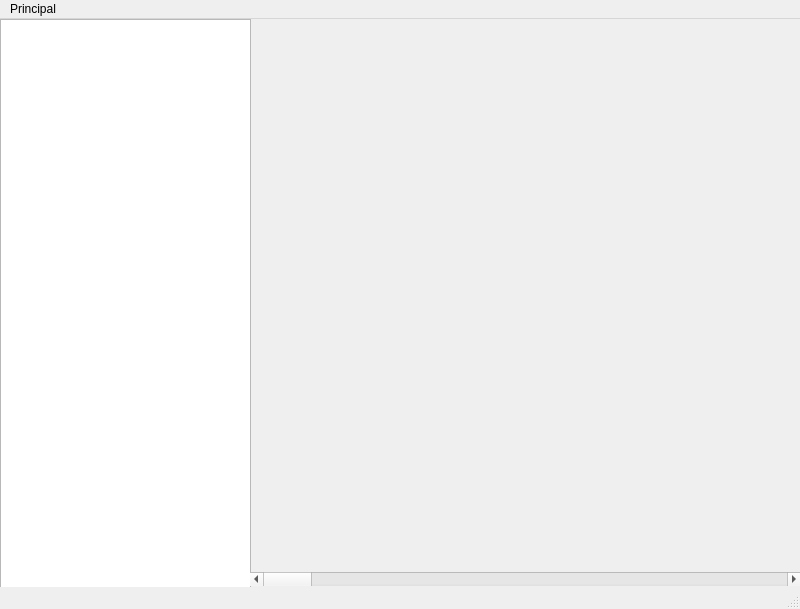
<?xml version="1.0" encoding="UTF-8"?>
<ui version="4.0">
 <class>MainWindow</class>
 <widget class="QMainWindow" name="MainWindow">
  <property name="geometry">
   <rect>
    <x>0</x>
    <y>0</y>
    <width>800</width>
    <height>609</height>
   </rect>
  </property>
  <property name="windowTitle">
   <string>MainWindow</string>
  </property>
  <widget class="QWidget" name="centralwidget">
   <widget class="QWidget" name="horizontalLayoutWidget">
    <property name="geometry">
     <rect>
      <x>0</x>
      <y>0</y>
      <width>251</width>
      <height>581</height>
     </rect>
    </property>
    <layout class="QHBoxLayout" name="horizontalLayout">
     <item>
      <widget class="QListView" name="listView"/>
     </item>
    </layout>
   </widget>
   <widget class="QWidget" name="gridLayoutWidget">
    <property name="geometry">
     <rect>
      <x>250</x>
      <y>0</y>
      <width>551</width>
      <height>551</height>
     </rect>
    </property>
    <layout class="QGridLayout" name="gridLayout"/>
   </widget>
   <widget class="QWidget" name="horizontalLayoutWidget_2">
    <property name="geometry">
     <rect>
      <x>250</x>
      <y>550</y>
      <width>551</width>
      <height>21</height>
     </rect>
    </property>
    <layout class="QHBoxLayout" name="horizontalLayout_2">
     <item>
      <widget class="QScrollBar" name="horizontalScrollBar">
       <property name="orientation">
        <enum>Qt::Horizontal</enum>
       </property>
      </widget>
     </item>
    </layout>
   </widget>
  </widget>
  <widget class="QStatusBar" name="statusbar"/>
  <widget class="QMenuBar" name="menubar">
   <property name="geometry">
    <rect>
     <x>0</x>
     <y>0</y>
     <width>800</width>
     <height>21</height>
    </rect>
   </property>
   <widget class="QMenu" name="menuPrincipal">
    <property name="title">
     <string>Principal</string>
    </property>
   </widget>
   <addaction name="menuPrincipal"/>
  </widget>
 </widget>
 <resources/>
 <connections/>
</ui>
